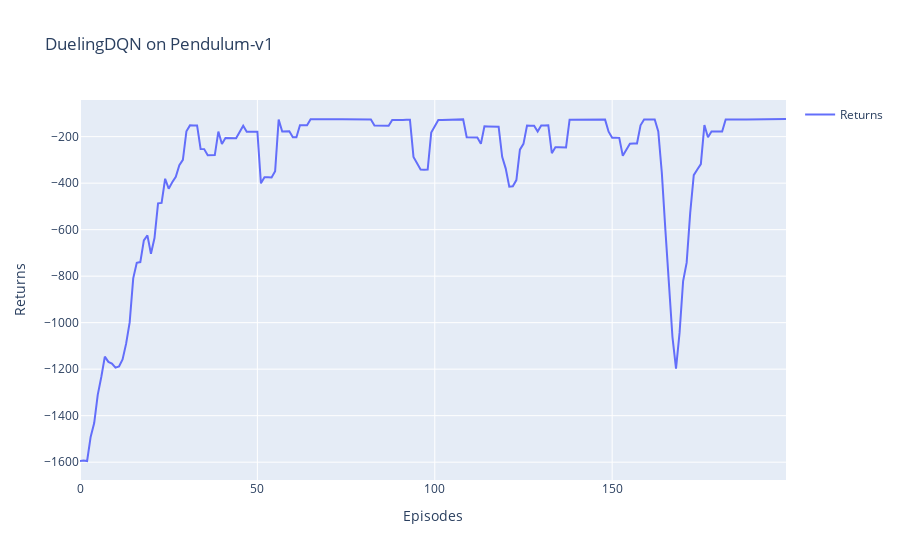

The code cell stored with this chart in its notebook:
### Code cell
import plotly.graph_objects as go
import pandas as pd
df = pd.read_csv('DuelingDQN_returns_data.csv')  # 从 CSV 文件中读取数据
fig = go.Figure()
fig.add_trace(go.Scatter(x=df['Episodes'], y=df['Returns'], mode='lines', name='Returns'))
fig.update_layout(
    title='DuelingDQN on Pendulum-v1',
    xaxis_title='Episodes',
    yaxis_title='Returns',
    showlegend=True
)
fig.show()

### Figure 1 — Plotly figure (JSON) as saved in the notebook; plotly's stock layout.template omitted (floating-point values rounded to 4 significant figures; data arrays with more than 128 entries replaced by an {"elided": "..."} marker saying what was removed)
{"data": [{"mode": "lines", "name": "Returns", "type": "scatter", "x": {"elided": "200 int values"}, "y": {"elided": "200 float values"}}], "layout": {"showlegend": true, "title": {"text": "DuelingDQN on Pendulum-v1"}, "xaxis": {"title": {"text": "Episodes"}}, "yaxis": {"title": {"text": "Returns"}}}}
